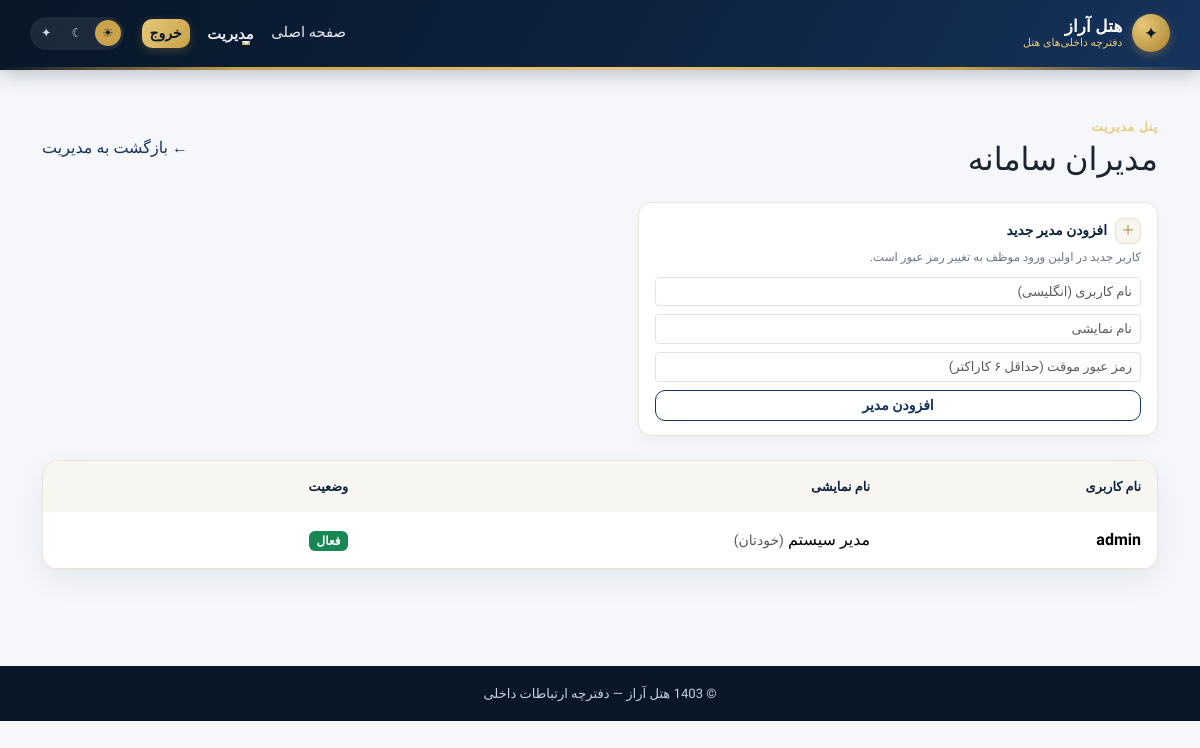
The app's page /staff-38b4e652/users (signed in) with its own data.
### app.py (models this page shows, shortened)
class User(UserMixin, db.Model):
    id = db.Column(db.Integer, primary_key=True)
    username = db.Column(db.String(80), unique=True, nullable=False, index=True)
    password_hash = db.Column(db.String(255), nullable=False)
    display_name = db.Column(db.String(120), nullable=False)
    is_admin = db.Column(db.Boolean, default=True, nullable=False)
    must_change_password = db.Column(db.Boolean, default=False, nullable=False)

### app.py (the view)
    @app.route(f'/{admin_prefix}/users')
    @login_required
    def admin_users():
        users = User.query.order_by(User.username).all()
        return render_template('admin_users.html', users=users)

### app.py (called while the page is built)
    def __call__(self, environ, start_response):
        if environ.get('REMOTE_ADDR') in self.trusted:
            return self.proxy_fix(environ, start_response)
        return self.wsgi_app(environ, start_response)

### templates/admin_users.html (shortened to what this page needs)
{% extends 'base.html' %}
{% block content %}
<div class="d-flex justify-content-between align-items-center flex-wrap gap-2 mb-4">
  <div><p class="eyebrow mb-1">پنل مدیریت</p><h1 class="h2 mb-0">مدیران سامانه</h1></div>
  <a href="{{ url_for('admin') }}" class="back-link">← بازگشت به مدیریت</a>
</div>
<div class="action-card mb-4" style="max-width:520px">
  <div class="action-card-head"><span class="action-icon">＋</span><h6>افزودن مدیر جدید</h6></div>
  <p class="action-desc">کاربر جدید در اولین ورود موظف به تغییر رمز عبور است.</p>
  <form action="{{ url_for('create_user') }}" method="post" class="d-flex flex-column gap-2">
    <input name="username" class="form-control form-control-sm" placeholder="نام کاربری (انگلیسی)" required>
    <input name="display_name" class="form-control form-control-sm" placeholder="نام نمایشی" required>
    <input type="password" name="password" class="form-control form-control-sm" placeholder="رمز عبور موقت (حداقل ۶ کاراکتر)" minlength="6" required>
    <button class="btn btn-outline-primary btn-sm">افزودن مدیر</button>
  </form>
</div>
<div class="panel p-0 overflow-hidden">
  <div class="table-responsive">
    <table class="table table-hover align-middle mb-0">
      <thead><tr><th>نام کاربری</th><th>نام نمایشی</th><th>وضعیت</th><th></th></tr></thead>
      <tbody>
        {% for u in users %}
        <tr>
          <td class="fw-bold">{{ u.username }}</td>
          <td>{{ u.display_name }}{% if u.id == current_user.id %} <small class="text-muted">(خودتان)</small>{% endif %}</td>
          <td>{% if u.must_change_password %}<span class="badge text-bg-warning">در انتظار تغییر رمز</span>{% else %}<span class="badge text-bg-success">فعال</span>{% endif %}</td>
          <td class="text-nowrap">
          </td>
        </tr>
        {% endfor %}
      </tbody>
    </table>
  </div>
</div>
{% endblock %}

### static/style.css (style rules this page uses)
:root { --navy:#0d2340; --navy-deep:#081627; --navy-soft:#16335c; --gold:#c9a24b; --gold-light:#e6c878; --gold-dark:#a9822f; --ivory:#f8f6f1; --cream:#f5f7fb; --card-bg:#ffffff; --line:#e7e4da; --text:#1c2431; --muted:#6b7686; }
* { box-sizing:border-box }
body { font-family:Vazirmatn,system-ui,sans-serif; background:var(--cream); color:var(--text); transition:background .2s ease, color .2s ease; }
.eyebrow { color:var(--gold-light);font-size:.75rem;font-weight:700;letter-spacing:.08em;margin:0 }
.form-control,.form-select { border-color:#dfe2ea;font-size:.92rem }
.action-card { background:var(--card-bg); border:1px solid var(--line); border-radius:13px; padding:.9rem 1rem; box-shadow:0 6px 16px #0d234009; transition:transform .16s ease, box-shadow .16s ease; }
.action-card-head { display:flex;align-items:center;gap:.5rem;margin-bottom:.35rem }
.action-icon { display:inline-flex;align-items:center;justify-content:center; width:26px;height:26px;border-radius:8px;flex-shrink:0; background:var(--ivory);color:var(--gold-dark);font-size:.85rem; border:1px solid #e9dfc4; }
.action-card h6 { margin:0;font-weight:700;font-size:.86rem;color:var(--navy) }
.action-desc { font-size:.74rem;color:var(--muted);margin:0 0 .6rem }
.action-card select,.action-card input { font-size:.82rem }
.panel { padding:1.25rem;background:var(--card-bg);border:1px solid var(--line);border-radius:17px;box-shadow:0 10px 30px #0d234012 }
.table { color:var(--text) }
.table thead th { background:var(--ivory);color:var(--navy);font-size:.8rem;border-bottom:0 }
.table td,.table th { padding:1rem;border-color:var(--line) }
.back-link { text-decoration:none;color:var(--navy-soft) }
:root { --ok:#10b981; --ok-ink:#047857; --ok-soft:#d1fae5; --ok-line:#a7f3d0; --bad:#ef4444; --bad-ink:#b91c1c; --bad-soft:#fee2e2; --bad-line:#fecaca; --warn:#f59e0b; --warn-ink:#92400e; --warn-soft:#fef3c7; --warn-line:#fde68a; --info:#3b82f6; --ring:0 0 0 .22rem rgba(201,162,75,.38); }
body { font-family:Vazirmatn,Tahoma,"Segoe UI",system-ui,sans-serif }
.btn { border-radius:10px;font-weight:600;transition:background-color .15s ease,border-color .15s ease,box-shadow .15s ease,transform .1s ease }
.btn-outline-primary { --bs-btn-color:var(--navy-soft);--bs-btn-border-color:var(--navy-soft); --bs-btn-hover-color:#fff;--bs-btn-hover-bg:var(--navy);--bs-btn-hover-border-color:var(--navy); --bs-btn-active-color:#fff;--bs-btn-active-bg:var(--navy-deep);--bs-btn-active-border-color:var(--navy-deep); --bs-btn-disabled-color:var(--navy-soft);--bs-btn-disabled-border-color:var(--navy-soft); }

### records on screen
User: username "admin", display_name "مدیر سیستم", shows "(خودتان)", must_change_password "فعال"
